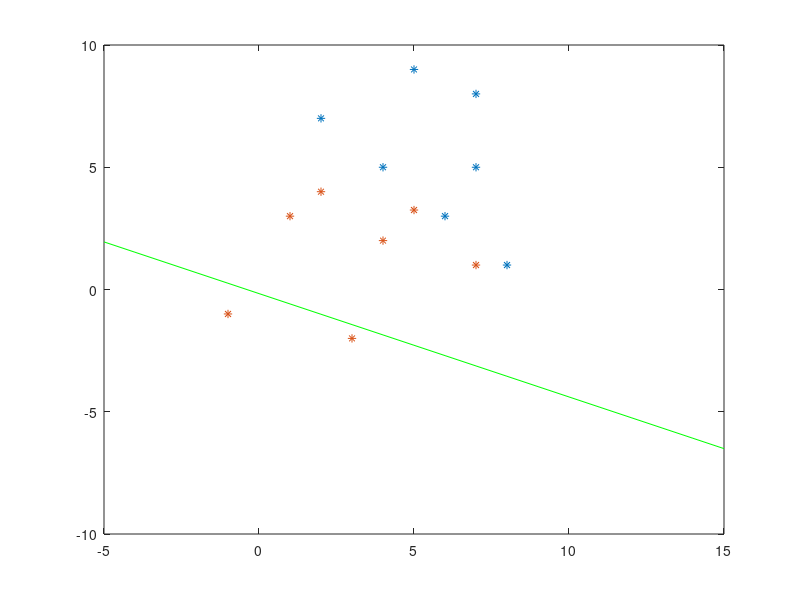

The MATLAB source for this figure:
clear all;
clc;
close all;
w1 = [2 7; 8 1; 7 5; 6 3; 7 8; 5 9; 4 5;];
w2 = [4 2; -1 -1; 1 3; 3 -2; 5 3.25; 2 4; 7 1;];
x = [2 4; 8 -1; 7 1; 6 3; 7 5; 5 2; 4 7;];
y = [7 2; 1 -1; 5 3; 3 -2; 8 3.25; 9 4; 5 1;];
szw1 = size(w1);
Y =ones(14,3);

for i=1:szw1(1)
    Y(i,2) = w1(i,1);
    Y(i,3) = w1(i,2);
    Y(szw1(1)+i,2) = w2(i,1) * -1;
    Y(szw1(1)+i,3) = w2(i,2) * -1;
end

Y(8:14,1)=-1;
a = [1 1 1];

flag = 0;
n = 1;
b = 0.5;
theta = 0.2;

c = 0;
while 1
    c = c+1;
    for j = 1:14
        n = n/c;
        gx1 = a(1) .* Y(j,1);
        gx2 = a(2) .* Y(j,2);
        gx3 = a(3) .* Y(j,3);
        gx = gx1+gx2+gx3;
        
        d = (n* (b-gx)) * Y(j,:); 
        a = a + d;
        
        if (abs(d) < theta)
            flag = 1;
            break;
        end
    end
    
    if (flag > 0)
        break;
    end
end

figure
%hold on;
xl = -5:15;
yl = -a(1)/a(3)-(a(2)/a(3))*xl;
plot(x,y, '*',xl,yl,'g');


